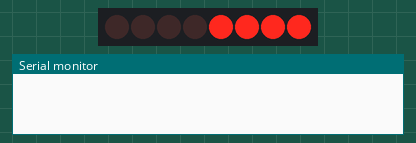
Bench run of a sketch on a simulated Arduino Uno, built with avr-gcc and run on an emulated ATmega328P. On the bench: 8 shift-register outputs drawn as a row of LEDs (first output left, lit = HIGH), the last lines printed to the serial monitor. Wiring (inferred from the names in the program): shift register (74HC595): data pin 12; shift clock pin 9; latch pin 11. Wiring (inferred from the signals the program sends): row of LEDs: on Q0, Q1, Q2, Q3, Q4, Q5, Q6, Q7.

Above: at 0.1 s.
At 1.1 s:
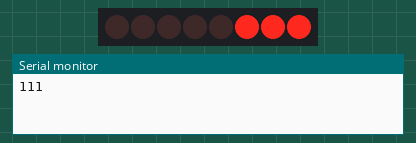
At 2.1 s:
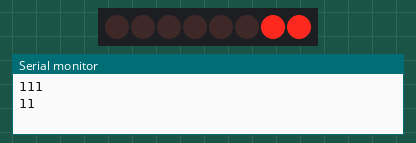
At 3.1 s:
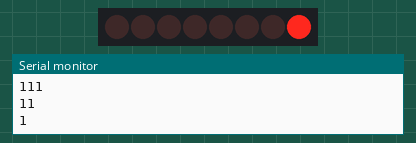
Timing chart, 0 to 5.5 s (numbered marks = the images above):
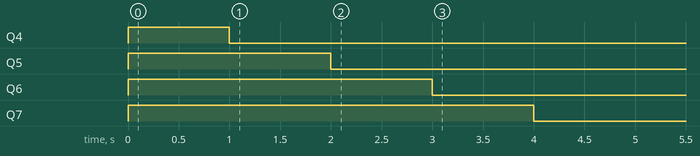

Measured:
- by itself, Q4: LOW → HIGH at 0.00 s, → LOW 1.0 s later
- by itself, Q5: LOW → HIGH at 0.00 s, → LOW 2.0 s later
- by itself, Q6: LOW → HIGH at 0.00 s, → LOW 3.0 s later
- by itself, Q7: LOW → HIGH at 0.00 s, → LOW 4.0 s later

The sketch:

74HC595LinearShift.ino
```cpp
int latchPin=11;
int clockPin=9;
int dataPin=12;
byte myByte=0b00001111;
int dt=1000;
void setup() {
  // put your setup code here, to run once:
  Serial.begin(9600);
  pinMode(latchPin,OUTPUT);
  pinMode(clockPin,OUTPUT);
  pinMode(dataPin,OUTPUT);
}

void loop() {
  // put your main code here, to run repeatedly:
  digitalWrite(latchPin,LOW);
  shiftOut(dataPin,clockPin,LSBFIRST,myByte);
  digitalWrite(latchPin,HIGH);
  delay(1000);

  myByte=myByte/2;
  Serial.println(myByte,BIN);

}
```
